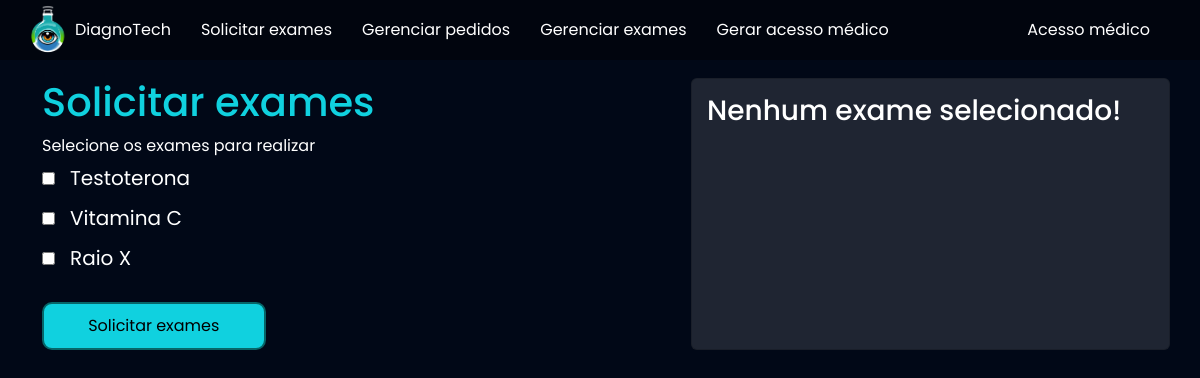
The app's page /exames/solicitar_exames/ (signed in) with its own data.
### exames/models.py (models this page shows, shortened)
class TiposExames(models.Model):
    nome = models.CharField(max_length=50)
    tipo_choices = (
        ('I', 'Exame de imagem'),
        ('S', 'Exame de sangue')
    )
    tipo = models.CharField(max_length=1, choices=tipo_choices)
    preco = models.FloatField()
    disponivel = models.BooleanField(default=True)
    horario_inicial = models.IntegerField()
    horario_final = models.IntegerField()

### exames/views.py (the view, shortened to what this page needs)
# urls.py: path('solicitar_exames/', views.solicitar_exames, name = 'solicitar_exames'),
@login_required(login_url="/usuarios/login/")
def solicitar_exames(request):
    exames = TiposExames.objects.all()
    if request.method == "GET":
        return render(request, 'solicitar_exames.html', {'exames': exames})

### exames/templates/solicitar_exames.html (shortened to what this page needs)
{% extends "bases/base.html" %} {% load static %} {% block 'head' %}
<link rel="stylesheet" href="{% static 'exames/css/css.css' %}" />
{% endblock 'head' %} {% block 'conteudo' %}
<br />
<br />
<div class="container">
  <div class="row">
    <div class="col-md">
      <h3 class="font-destaque">Solicitar exames</h3>
      <form action="{% url 'solicitar_exames' %}" method="POST">
        Selecione os exames para realizar
          {% for exame in exames %}
          <div>
            <input id="{{exame.id}}" type="checkbox" value="{{exame.id}}" name="exames" class="checkbox" ><label for="{{exame.id}}">{{exame.nome}}</label>
          </div>
          {% endfor %}
        <br />
        <input type="submit" class="btn-default tamanho-2" name="ultimo_nome" value="Solicitar exames" />
      </form>
    </div>
    <div class="col-md-2"></div>
    <div class="col-md card">
      {% if solicitacao_exames %}
      {% for exame in solicitacao_exames %}
      <div style="font-size: 20px; font-weight: bold">
        {% if exame.disponivel %}
        <img src="{% static 'exames/img/check.png' %}" />
        {% else %}
        <img src="{% static 'exames/img/exit.png' %}" />
        {% endif %} {{exame.nome}}
        <span class="previa-preco"> R$ {{exame.preco}} </span>
      </div>
      {% endfor %}
      <hr style="color: white" />
      <div>
        <label>Total: </label><label class="previa-preco">R$ {{preco_total}}</label>
      </div>
      <br />
      <h5>Data: {{data}}</h5>
      <br />
      <form action="{% url 'fechar_pedido' %}" method="POST"> {% csrf_token %}
        {% for exame in solicitacao_exames %}
        <input type="hidden" name="exames" value="{{exame.id}}" />
        {% endfor %}
        <button class="btn-secundario">Fechar pedido</button>
      </form>
      {% else %}
      <h3>Nenhum exame selecionado!</h3>
      {% endif %}
    </div>
  </div>
</div>
{% endblock 'conteudo' %}

### templates/static/geral/css/base.css (style rules this page uses)
:root { --main-color: #151c34; --dark-color: #0c121c; --light-color: #10d1df; --contrast-color: #f4c96b; --differential-color: #066668; }
* { color: white; font-family: "Poppins", sans-serif; }
.font-destaque { color: var(--light-color); font-size: 40px; }
.btn-default { background-color: var(--light-color); color: black; width: 31%; padding: 10px; margin-right: 25px; border: 2px solid var(--differential-color); border-radius: 10px; transition: 0.3s; }

### templates/static/exames/css/css.css (style rules this page uses)
body { background-image: url("/static/geral/img/bg2.png"); background-size: cover; background-repeat: no-repeat; }
.checkbox { margin-right: 10px; cursor: pointer; }
label { font-size: 20px; margin: 5px; cursor: pointer; transition: 0.3s; }
.card { background-color: rgba(217, 217, 217, 0.14); color: white; padding: 15px; }
.tamanho-2 { width: 50%; }

### records on screen
TiposExames: nome "Testoterona"
TiposExames: nome "Vitamina C"
TiposExames: nome "Raio X"
